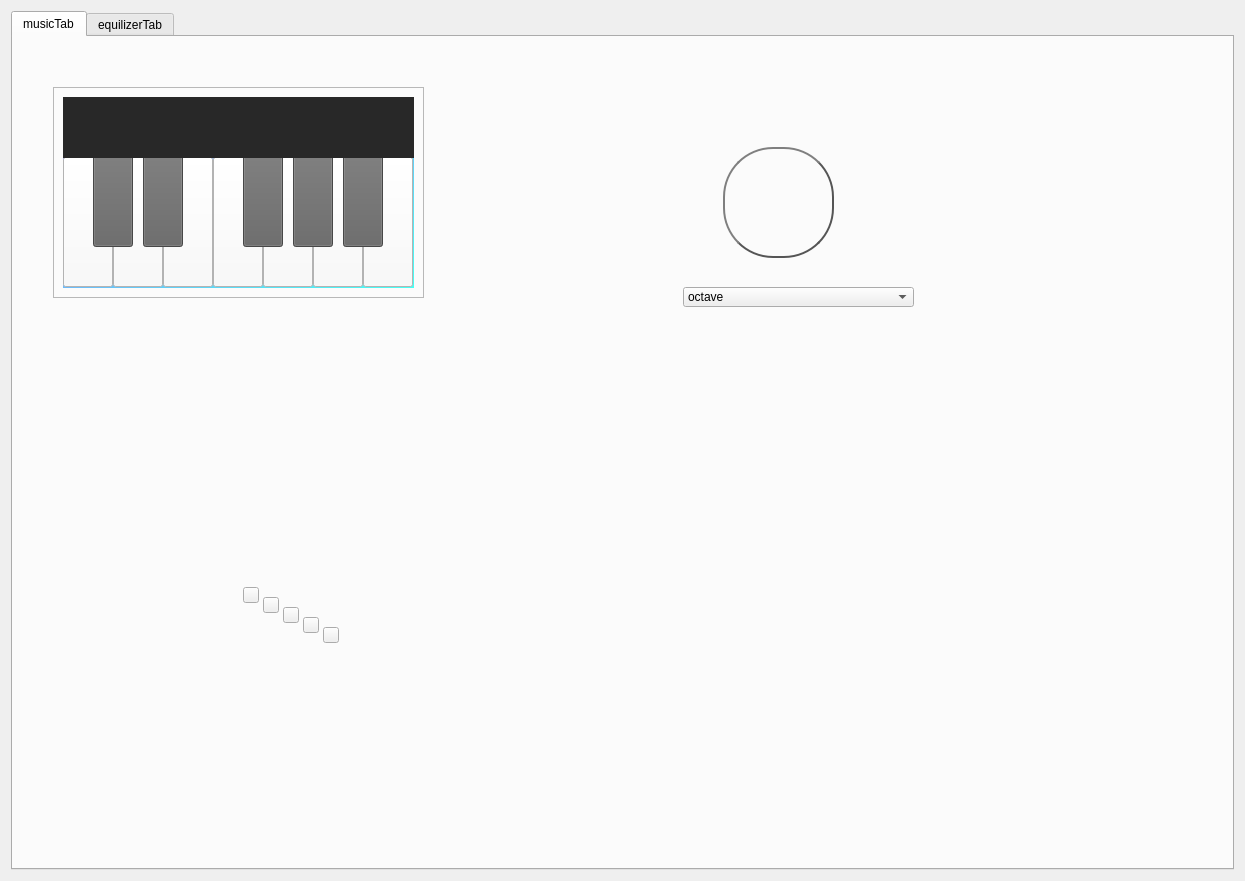
<?xml version="1.0" encoding="UTF-8"?>
<ui version="4.0">
 <class>Piano_istrument</class>
 <widget class="QWidget" name="Piano_istrument">
  <property name="geometry">
   <rect>
    <x>0</x>
    <y>0</y>
    <width>1245</width>
    <height>881</height>
   </rect>
  </property>
  <property name="windowTitle">
   <string>Form</string>
  </property>
  <property name="styleSheet">
   <string notr="true">#Piano_Button_1,#Piano_Button_2,#Piano_Button_3,#Piano_Button_4,#Piano_Button_5,#Piano_Button_6,#Piano_Button_7
{
background-color: rgb(250, 250, 250);
}
#Piano_Button_1:hover,#Piano_Button_2:hover,#Piano_Button_3:hover,#Piano_Button_4:hover,#Piano_Button_5:hover,#Piano_Button_6:hover,#Piano_Button_7:hover
{
background-color: rgb(240, 240, 250);
}

#Piano_Button_1:pushed,#Piano_Button_2:pushed,#Piano_Button_3:pushed,#Piano_Button_4:pushed,#Piano_Button_5:pushed,#Piano_Button_6:pushed,#Piano_Button_7:pushed
{
background-color: rgb(255, 255, 0)
}

#Piano_Button_above_1,#Piano_Button_above_2,#Piano_Button_above_3,#Piano_Button_above_4,#Piano_Button_above_5
{
background-color: rgb(100, 100, 100);
}

#Piano_Button_above_1:hover,#Piano_Button_above_2:hover,#Piano_Button_above_3:hover,#Piano_Button_above_4:hover,#Piano_Button_above_5:hover,DrumbButton:hover
{
background-color: rgb(75, 75, 75);
}
#Piano_Button_above_1:pushed,#Piano_Button_above_2:pushed,#Piano_Button_above_3:pushed,#Piano_Button_above_4:pushed,#Piano_Button_above_5:pushed,DrumbButton:pushed
{
background-color: rgb(50, 50, 50);
}</string>
  </property>
  <layout class="QVBoxLayout" name="verticalLayout">
   <item>
    <widget class="QTabWidget" name="tabWidgets">
     <property name="whatsThis">
      <string>&lt;html&gt;&lt;head/&gt;&lt;body&gt;&lt;p&gt;musicTab&lt;/p&gt;&lt;/body&gt;&lt;/html&gt;</string>
     </property>
     <property name="currentIndex">
      <number>0</number>
     </property>
     <widget class="QWidget" name="musicTab">
      <property name="whatsThis">
       <string/>
      </property>
      <attribute name="title">
       <string>musicTab</string>
      </attribute>
      <widget class="QFrame" name="frameForPiano">
       <property name="geometry">
        <rect>
         <x>40</x>
         <y>50</y>
         <width>371</width>
         <height>211</height>
        </rect>
       </property>
       <property name="frameShape">
        <enum>QFrame::StyledPanel</enum>
       </property>
       <property name="frameShadow">
        <enum>QFrame::Raised</enum>
       </property>
       <layout class="QGridLayout" name="gridLayout">
        <item row="0" column="0">
         <widget class="QLabel" name="backGroundForPiano">
          <property name="styleSheet">
           <string notr="true">background-color: qlineargradient(spread:pad, x1:0, y1:0, x2:1, y2:1, stop:0 rgba(148, 118, 254, 255), stop:1 rgba(71, 255, 243, 255))</string>
          </property>
          <property name="text">
           <string/>
          </property>
         </widget>
        </item>
       </layout>
       <widget class="QLabel" name="backGroundForSubPiano">
        <property name="geometry">
         <rect>
          <x>10</x>
          <y>10</y>
          <width>351</width>
          <height>61</height>
         </rect>
        </property>
        <property name="styleSheet">
         <string notr="true">background-color: rgb(40, 40, 40);</string>
        </property>
        <property name="text">
         <string/>
        </property>
       </widget>
       <widget class="QPushButton" name="Piano_Button_above_4">
        <property name="geometry">
         <rect>
          <x>240</x>
          <y>30</y>
          <width>40</width>
          <height>130</height>
         </rect>
        </property>
        <property name="text">
         <string/>
        </property>
       </widget>
       <widget class="QPushButton" name="Piano_Button_6">
        <property name="geometry">
         <rect>
          <x>260</x>
          <y>70</y>
          <width>50</width>
          <height>130</height>
         </rect>
        </property>
        <property name="text">
         <string/>
        </property>
       </widget>
       <widget class="QPushButton" name="Piano_Button_above_5">
        <property name="geometry">
         <rect>
          <x>290</x>
          <y>30</y>
          <width>40</width>
          <height>130</height>
         </rect>
        </property>
        <property name="text">
         <string/>
        </property>
       </widget>
       <widget class="QPushButton" name="Piano_Button_4">
        <property name="geometry">
         <rect>
          <x>160</x>
          <y>70</y>
          <width>50</width>
          <height>130</height>
         </rect>
        </property>
        <property name="text">
         <string/>
        </property>
       </widget>
       <widget class="QPushButton" name="Piano_Button_7">
        <property name="geometry">
         <rect>
          <x>310</x>
          <y>70</y>
          <width>50</width>
          <height>130</height>
         </rect>
        </property>
        <property name="text">
         <string/>
        </property>
       </widget>
       <widget class="QPushButton" name="Piano_Button_above_1">
        <property name="geometry">
         <rect>
          <x>40</x>
          <y>30</y>
          <width>40</width>
          <height>130</height>
         </rect>
        </property>
        <property name="text">
         <string/>
        </property>
       </widget>
       <widget class="QPushButton" name="Piano_Button_above_3">
        <property name="geometry">
         <rect>
          <x>190</x>
          <y>30</y>
          <width>40</width>
          <height>130</height>
         </rect>
        </property>
        <property name="text">
         <string/>
        </property>
       </widget>
       <widget class="QPushButton" name="Piano_Button_1">
        <property name="geometry">
         <rect>
          <x>10</x>
          <y>70</y>
          <width>50</width>
          <height>130</height>
         </rect>
        </property>
        <property name="text">
         <string/>
        </property>
       </widget>
       <widget class="QPushButton" name="Piano_Button_2">
        <property name="geometry">
         <rect>
          <x>60</x>
          <y>70</y>
          <width>50</width>
          <height>130</height>
         </rect>
        </property>
        <property name="text">
         <string/>
        </property>
       </widget>
       <widget class="QPushButton" name="Piano_Button_3">
        <property name="geometry">
         <rect>
          <x>110</x>
          <y>70</y>
          <width>50</width>
          <height>130</height>
         </rect>
        </property>
        <property name="text">
         <string/>
        </property>
       </widget>
       <widget class="QPushButton" name="Piano_Button_5">
        <property name="geometry">
         <rect>
          <x>210</x>
          <y>70</y>
          <width>50</width>
          <height>130</height>
         </rect>
        </property>
        <property name="text">
         <string/>
        </property>
       </widget>
       <widget class="QPushButton" name="Piano_Button_above_2">
        <property name="geometry">
         <rect>
          <x>90</x>
          <y>30</y>
          <width>40</width>
          <height>130</height>
         </rect>
        </property>
        <property name="text">
         <string/>
        </property>
       </widget>
       <zorder>backGroundForPiano</zorder>
       <zorder>Piano_Button_6</zorder>
       <zorder>Piano_Button_4</zorder>
       <zorder>Piano_Button_7</zorder>
       <zorder>Piano_Button_1</zorder>
       <zorder>Piano_Button_2</zorder>
       <zorder>Piano_Button_3</zorder>
       <zorder>Piano_Button_5</zorder>
       <zorder>Piano_Button_above_4</zorder>
       <zorder>Piano_Button_above_5</zorder>
       <zorder>Piano_Button_above_1</zorder>
       <zorder>Piano_Button_above_2</zorder>
       <zorder>Piano_Button_above_3</zorder>
       <zorder>backGroundForSubPiano</zorder>
      </widget>
      <widget class="QWidget" name="Guitar_widget" native="true">
       <property name="geometry">
        <rect>
         <x>50</x>
         <y>300</y>
         <width>951</width>
         <height>501</height>
        </rect>
       </property>
       <layout class="QGridLayout" name="gridLayout_4">
        <item row="0" column="0">
         <widget class="QLabel" name="Guitar_Picture">
          <property name="styleSheet">
           <string notr="true">image: url(:/newPrefix/Guitar.png);</string>
          </property>
          <property name="text">
           <string/>
          </property>
         </widget>
        </item>
       </layout>
       <widget class="QPushButton" name="Guitar_button_4">
        <property name="geometry">
         <rect>
          <x>240</x>
          <y>280</y>
          <width>16</width>
          <height>16</height>
         </rect>
        </property>
        <property name="text">
         <string/>
        </property>
       </widget>
       <widget class="QPushButton" name="Guitar_button_1">
        <property name="geometry">
         <rect>
          <x>180</x>
          <y>250</y>
          <width>16</width>
          <height>16</height>
         </rect>
        </property>
        <property name="text">
         <string/>
        </property>
       </widget>
       <widget class="QPushButton" name="Guitar_button_2">
        <property name="geometry">
         <rect>
          <x>200</x>
          <y>260</y>
          <width>16</width>
          <height>16</height>
         </rect>
        </property>
        <property name="text">
         <string/>
        </property>
       </widget>
       <widget class="QPushButton" name="Guitar_button_3">
        <property name="geometry">
         <rect>
          <x>220</x>
          <y>270</y>
          <width>16</width>
          <height>16</height>
         </rect>
        </property>
        <property name="text">
         <string/>
        </property>
       </widget>
       <widget class="QPushButton" name="Guitar_button_5">
        <property name="geometry">
         <rect>
          <x>260</x>
          <y>290</y>
          <width>16</width>
          <height>16</height>
         </rect>
        </property>
        <property name="text">
         <string/>
        </property>
       </widget>
       <zorder>Guitar_Picture</zorder>
       <zorder>Guitar_button_5</zorder>
       <zorder>Guitar_button_4</zorder>
       <zorder>Guitar_button_1</zorder>
       <zorder>Guitar_button_2</zorder>
       <zorder>Guitar_button_3</zorder>
      </widget>
      <widget class="QPushButton" name="DrumbButton">
       <property name="geometry">
        <rect>
         <x>710</x>
         <y>110</y>
         <width>111</width>
         <height>111</height>
        </rect>
       </property>
       <property name="styleSheet">
        <string notr="true">#DrumbButton {
	
color: #333;
border: 2px solid #555;
border-radius: 50px;
border-style: outset;
background: qradialgradient(
cx: 0.3, cy: -0.4, fx: 0.3, fy: -0.4,
radius: 1.35, stop: 0 #fff, stop: 1 #888
);
padding: 5px;
}

#DrumbButton:hover {
background:qradialgradient(
cx: 0.3, cy: -0.4, fx: 0.3, fy: -0.4,
radius: 1.35, stop: 0 #fff, stop: 1 #bbb
);
}

#DrumbButton:pushed
{
background:qradialgradient(
cx: 0.8, cy: -0.9, fx: 0.3, fy: -0.5,
radius: 1.5, stop: 1 #000, stop: 2 #aaa
);
}
</string>
       </property>
       <property name="text">
        <string/>
       </property>
      </widget>
      <widget class="QComboBox" name="comboBox_for_tunes">
       <property name="geometry">
        <rect>
         <x>670</x>
         <y>250</y>
         <width>231</width>
         <height>20</height>
        </rect>
       </property>
       <item>
        <property name="text">
         <string>octave</string>
        </property>
       </item>
       <item>
        <property name="text">
         <string>solo</string>
        </property>
       </item>
       <item>
        <property name="text">
         <string>spare</string>
        </property>
       </item>
      </widget>
      <widget class="QLabel" name="label_for_drumb_picture">
       <property name="geometry">
        <rect>
         <x>640</x>
         <y>80</y>
         <width>251</width>
         <height>161</height>
        </rect>
       </property>
       <property name="styleSheet">
        <string notr="true">image: url(:/newPrefix/drumb.png);</string>
       </property>
       <property name="text">
        <string/>
       </property>
      </widget>
      <zorder>label_for_drumb_picture</zorder>
      <zorder>DrumbButton</zorder>
      <zorder>frameForPiano</zorder>
      <zorder>Guitar_widget</zorder>
      <zorder>comboBox_for_tunes</zorder>
     </widget>
     <widget class="QWidget" name="equilizerTab">
      <attribute name="title">
       <string>equilizerTab</string>
      </attribute>
      <layout class="QGridLayout" name="gridLayout_3">
       <item row="1" column="2">
        <spacer name="horizontalSpacer_For_spectrogram">
         <property name="orientation">
          <enum>Qt::Horizontal</enum>
         </property>
         <property name="sizeHint" stdset="0">
          <size>
           <width>40</width>
           <height>20</height>
          </size>
         </property>
        </spacer>
       </item>
       <item row="1" column="1">
        <spacer name="horizontalSpacer_For_signal">
         <property name="orientation">
          <enum>Qt::Horizontal</enum>
         </property>
         <property name="sizeHint" stdset="0">
          <size>
           <width>40</width>
           <height>20</height>
          </size>
         </property>
        </spacer>
       </item>
       <item row="0" column="2">
        <layout class="QVBoxLayout" name="verticalLayout_For_spectrogram"/>
       </item>
       <item row="0" column="3">
        <spacer name="verticalSpacer_for_singal_and_spectrogram">
         <property name="orientation">
          <enum>Qt::Vertical</enum>
         </property>
         <property name="sizeHint" stdset="0">
          <size>
           <width>20</width>
           <height>178</height>
          </size>
         </property>
        </spacer>
       </item>
       <item row="0" column="0" colspan="2">
        <layout class="QVBoxLayout" name="verticalLayout_For_signal"/>
       </item>
       <item row="2" column="0" colspan="3">
        <layout class="QHBoxLayout" name="horizontalLayout_For_Feautures">
         <item>
          <layout class="QVBoxLayout" name="verticalLayout_For_Buttons">
           <item>
            <widget class="QPushButton" name="pushButton_Open">
             <property name="text">
              <string>Open</string>
             </property>
            </widget>
           </item>
           <item>
            <widget class="QPushButton" name="pushButton_Play_Pause">
             <property name="text">
              <string>Play/Pause</string>
             </property>
            </widget>
           </item>
           <item>
            <widget class="QPushButton" name="Apply_3">
             <property name="text">
              <string>Apply</string>
             </property>
            </widget>
           </item>
          </layout>
         </item>
         <item alignment="Qt::AlignVCenter">
          <widget class="QSlider" name="verticalSlider_For_volume">
           <property name="sizePolicy">
            <sizepolicy hsizetype="Fixed" vsizetype="Expanding">
             <horstretch>0</horstretch>
             <verstretch>150</verstretch>
            </sizepolicy>
           </property>
           <property name="minimum">
            <number>1</number>
           </property>
           <property name="maximum">
            <number>10</number>
           </property>
           <property name="value">
            <number>10</number>
           </property>
           <property name="sliderPosition">
            <number>10</number>
           </property>
           <property name="orientation">
            <enum>Qt::Vertical</enum>
           </property>
           <property name="tickPosition">
            <enum>QSlider::TicksBelow</enum>
           </property>
           <property name="tickInterval">
            <number>1</number>
           </property>
          </widget>
         </item>
         <item>
          <layout class="QVBoxLayout" name="verticalLayout_For_equilizing">
           <item>
            <widget class="QWidget" name="widget_For_pictures" native="true">
             <layout class="QGridLayout" name="gridLayout_5">
              <item row="0" column="0">
               <widget class="QLabel" name="Guitar_Picture_4">
                <property name="styleSheet">
                 <string notr="true">
image: url(:/newPrefix/piano2.png);</string>
                </property>
                <property name="text">
                 <string/>
                </property>
               </widget>
              </item>
              <item row="0" column="1">
               <widget class="QLabel" name="Guitar_Picture_2">
                <property name="styleSheet">
                 <string notr="true">image: url(:/newPrefix/Guitar.png);</string>
                </property>
                <property name="text">
                 <string/>
                </property>
               </widget>
              </item>
              <item row="0" column="2">
               <widget class="QLabel" name="Guitar_Picture_5">
                <property name="styleSheet">
                 <string notr="true">image: url(:/newPrefix/drumb.png);
</string>
                </property>
                <property name="text">
                 <string/>
                </property>
               </widget>
              </item>
             </layout>
            </widget>
           </item>
           <item>
            <layout class="QHBoxLayout" name="horizontalLayout_For_equillizing">
             <item>
              <widget class="QSlider" name="horizontalSlider_For_piano">
               <property name="maximum">
                <number>10</number>
               </property>
               <property name="value">
                <number>1</number>
               </property>
               <property name="orientation">
                <enum>Qt::Horizontal</enum>
               </property>
               <property name="tickPosition">
                <enum>QSlider::TicksBelow</enum>
               </property>
              </widget>
             </item>
             <item>
              <widget class="QSlider" name="horizontalSlider_For_Guitar">
               <property name="maximum">
                <number>10</number>
               </property>
               <property name="value">
                <number>1</number>
               </property>
               <property name="orientation">
                <enum>Qt::Horizontal</enum>
               </property>
               <property name="tickPosition">
                <enum>QSlider::TicksBelow</enum>
               </property>
              </widget>
             </item>
             <item>
              <widget class="QSlider" name="horizontalSlider_For_Drumb">
               <property name="maximum">
                <number>10</number>
               </property>
               <property name="value">
                <number>1</number>
               </property>
               <property name="orientation">
                <enum>Qt::Horizontal</enum>
               </property>
               <property name="tickPosition">
                <enum>QSlider::TicksBelow</enum>
               </property>
              </widget>
             </item>
            </layout>
           </item>
          </layout>
         </item>
        </layout>
       </item>
       <item row="2" column="3">
        <spacer name="verticalSpacer_for_allSettings">
         <property name="orientation">
          <enum>Qt::Vertical</enum>
         </property>
         <property name="sizeType">
          <enum>QSizePolicy::Fixed</enum>
         </property>
         <property name="sizeHint" stdset="0">
          <size>
           <width>20</width>
           <height>135</height>
          </size>
         </property>
        </spacer>
       </item>
      </layout>
     </widget>
    </widget>
   </item>
  </layout>
 </widget>
 <resources>
  <include location="sourceGuitar.qrc"/>
 </resources>
 <connections/>
</ui>
